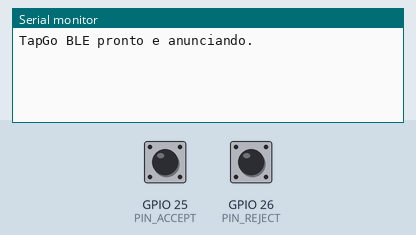
A sketch run on a simulated ESP32. Shown: the last lines printed to the serial monitor. The inputs (shaded band) are chosen by the test bench; at power-on: GPIO 25 (PIN_ACCEPT) HIGH, GPIO 26 (PIN_REJECT) HIGH. Nothing arrives over Bluetooth unless stated; a phone connects over Bluetooth LE 3 s after start.

Above: at 1.2 s.
1.3 s: GPIO 25 (PIN_ACCEPT) pulled LOW for 0.15 s
At 1.7 s:
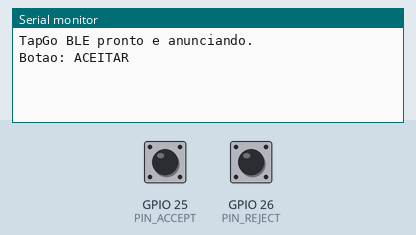
2.9 s: GPIO 26 (PIN_REJECT) pulled LOW for 0.15 s
At 3.8 s:
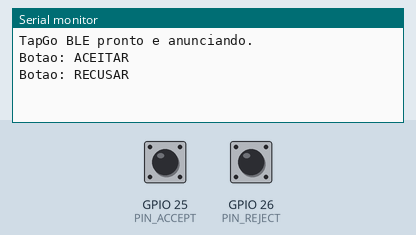

The sketch:

tapgo_esp32.ino
```cpp
/*
 * TapGo — Firmware ESP32 (dois botões físicos: Aceitar / Recusar)
 * -----------------------------------------------------------------
 * Usa a biblioteca BLE nativa do core "arduino-esp32" (BLEDevice).
 *
 * Contrato BLE (precisa casar com o plugin tapgo_native):
 *   - Nome anunciado.....: "TapGo"
 *   - Service UUID.......: 0000ff10-0000-1000-8000-00805f9b34fb
 *   - Characteristic.....: 0000ff11-0000-1000-8000-00805f9b34fb  (NOTIFY)
 *       * envia 1 byte:  0x01 = Aceitar   |   0x02 = Recusar
 *
 * Ligações sugeridas (botões para o GND, usando pull-up interno):
 *   - Botão ACEITAR  -> GPIO 25  (e GND)
 *   - Botão RECUSAR  -> GPIO 26  (e GND)
 *
 * Ajuste os pinos conforme sua placa.
 */

#include <BLEDevice.h>
#include <BLEServer.h>
#include <BLEUtils.h>
#include <BLE2902.h>

#define DEVICE_NAME       "TapGo"
#define SERVICE_UUID      "0000ff10-0000-1000-8000-00805f9b34fb"
#define CHAR_UUID         "0000ff11-0000-1000-8000-00805f9b34fb"

#define PIN_ACCEPT        25
#define PIN_REJECT        26
#define DEBOUNCE_MS       200

BLECharacteristic *buttonChar = nullptr;
bool deviceConnected = false;

int lastAccept = HIGH;
int lastReject = HIGH;
unsigned long lastAcceptMs = 0;
unsigned long lastRejectMs = 0;

class ServerCallbacks : public BLEServerCallbacks {
  void onConnect(BLEServer *server) override {
    deviceConnected = true;
  }
  void onDisconnect(BLEServer *server) override {
    deviceConnected = false;
    // Volta a anunciar para permitir reconexão automática do app.
    BLEDevice::startAdvertising();
  }
};

void notifyButton(uint8_t code) {
  if (!deviceConnected || buttonChar == nullptr) return;
  buttonChar->setValue(&code, 1);
  buttonChar->notify();
}

void setup() {
  Serial.begin(115200);

  pinMode(PIN_ACCEPT, INPUT_PULLUP);
  pinMode(PIN_REJECT, INPUT_PULLUP);

  BLEDevice::init(DEVICE_NAME);
  BLEServer *server = BLEDevice::createServer();
  server->setCallbacks(new ServerCallbacks());

  BLEService *service = server->createService(SERVICE_UUID);
  buttonChar = service->createCharacteristic(
      CHAR_UUID,
      BLECharacteristic::PROPERTY_NOTIFY);
  buttonChar->addDescriptor(new BLE2902());
  service->start();

  BLEAdvertising *advertising = BLEDevice::getAdvertising();
  advertising->addServiceUUID(SERVICE_UUID);
  advertising->setScanResponse(true);
  BLEDevice::startAdvertising();

  Serial.println("TapGo BLE pronto e anunciando.");
}

void loop() {
  unsigned long now = millis();

  int accept = digitalRead(PIN_ACCEPT);
  if (accept == LOW && lastAccept == HIGH && (now - lastAcceptMs) > DEBOUNCE_MS) {
    lastAcceptMs = now;
    Serial.println("Botao: ACEITAR");
    notifyButton(0x01);
  }
  lastAccept = accept;

  int reject = digitalRead(PIN_REJECT);
  if (reject == LOW && lastReject == HIGH && (now - lastRejectMs) > DEBOUNCE_MS) {
    lastRejectMs = now;
    Serial.println("Botao: RECUSAR");
    notifyButton(0x02);
  }
  lastReject = reject;

  delay(10);
}
```

Measured:
- after the input at 1.3 s, the serial monitor: prints a new line at once (image 1)
- after the input at 2.9 s, the serial monitor: prints a new line at once (image 2)
